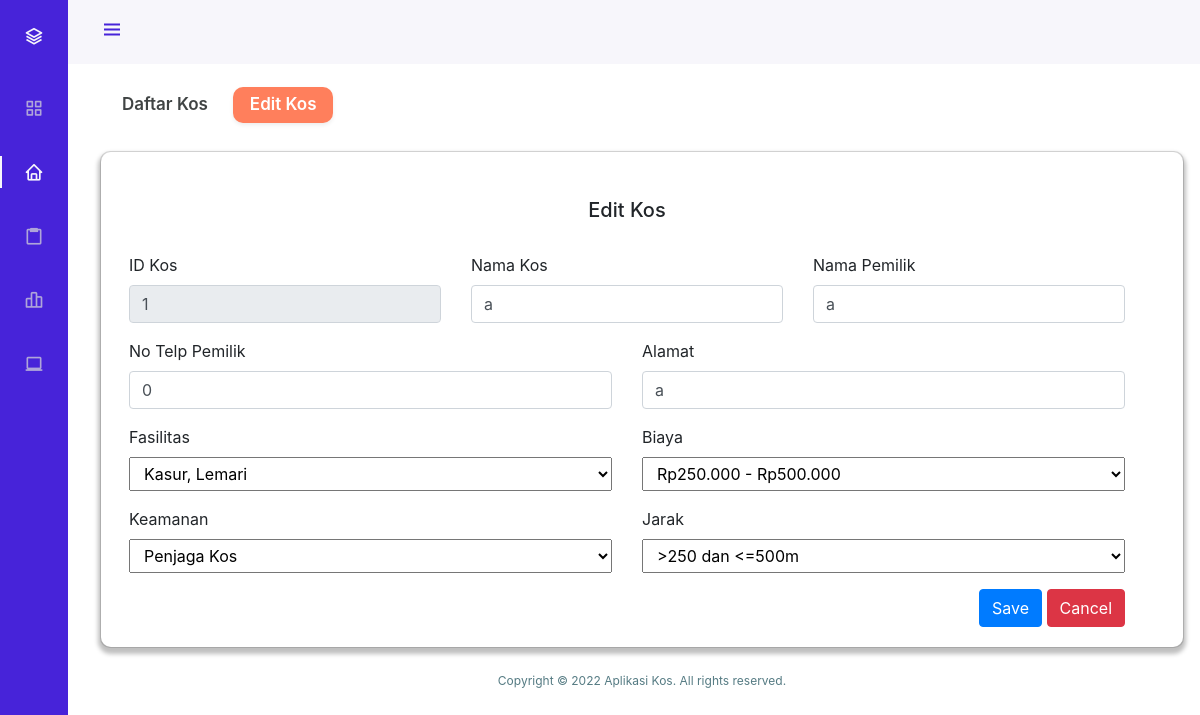
Page /aplikasi/editKos.php?id=1 on the committed database.
### tables this page shows
CREATE TABLE `kos` (
  `id_kos` int(11) NOT NULL,
  `nama_kos` varchar(20) NOT NULL,
  `nama_pemilik` varchar(20) NOT NULL,
  `no_telp` int(11) NOT NULL,
  `alamat` varchar(50) NOT NULL,
  `fasilitas` varchar(50) NOT NULL,
  `biaya` varchar(50) NOT NULL,
  `keamanan` varchar(50) NOT NULL,
  `jarak` varchar(50) NOT NULL
);

### aplikasi/editKos.php (the view, shortened to what this page needs)
<?php
include("connect.php");
if (isset($_GET['id']))
    {
        $kode= ($_GET["id"]);
        $query = "SELECT * FROM kos WHERE id_kos='$kode' ";
        $result = mysqli_query($koneksi, $query);
        $id_kos = mysqli_fetch_assoc($result);
    }
    else
    {
        echo "<script>alert('Masukkan data id.');window.location='bobot.php';</script>";
    }
?>
<!DOCTYPE html>
<html lang="en">
<head>
    <link rel="stylesheet" href="css/style.css">
    <link rel="stylesheet" href="https://cdn.jsdelivr.net/npm/bootstrap@5.0.0-beta1/dist/css/bootstrap.min.css">
    <link rel="stylesheet" href="https://cdn.jsdelivr.net/npm/bootstrap@5.0.0-beta1/dist/js/bootstrap.bundle.min.js">
    <link rel="stylesheet" href="https://cdnjs.cloudflare.com/ajax/libs/jquery/3.2.1/jquery.min.js">
    <link rel="stylesheet" href="https://cdn.jsdelivr.net/npm/boxicons@latest/css/boxicons.min.css">
    <link rel="stylesheet" href="path/to/font-awesome/css/font-awesome.min.css">
    <link rel="stylesheet" href="assets/css/bootstrap.min.css">
    <link rel="stylesheet" href="assets/css/jquery.dataTables.min.css">
    <link rel="stylesheet" href="assets/css/bootstrap-chosen.css">
</head>
<body id="body-pd">
    <header class="header" id="header">
        <div class="header_toggle"> <i class='bx bx-menu' id="header-toggle"></i> </div>
    </header>
    <div class="l-navbar" id="nav-bar" >
        <nav class="nav">
            <div>
                <a href="#" class="nav_logo">
                    <i class='bx bx-layer nav_logo-icon'></i>
                </a>
                <div class="nav_list">
                        <a href="home.php" class="nav_link">
                            <i class='bx bx-grid-alt nav_icon'></i>
                        </a>
                        <a href="daftarKos.php" class="nav_link active">
                            <i class='bx bx-home nav_icon'></i>
                        </a>
                        <a href="bobot.php" class="nav_link">
                            <i class='bx bx-clipboard nav_icon'></i>
                        </a>
                        <a href="nilai.php" class="nav_link">
                            <i class='bx bx-bar-chart-alt-2 nav_icon'></i>
                        </a>
                        <a href="aboutUs.php" class="nav_link">
                            <i class='bx bx-laptop nav_icon'></i>
                        </a>
                </div>
            </div>
        </nav>
    </div>
    <div>
            <div class="row" >
                <nav aria-label="breadcrumb" style="margin-top:75px;">
                    <ol class="breadcrumb" style="background-color:#fff;">
                    <li class="me-3">
                        <a href="bobot.php" class="btn btn-sm" style="font-size: 17px;font-weight:600;color: #404444">Daftar Kos</a>
                    </li>
                    <li class="active" aria-current="page">
                        <a href="addBobot.php" class="btn btn-sm shadow-sm px-3" style="background-color: #ff7f5c; color: #fff; font-weight:600;font-size: 17px; border-radius: 10px;">Edit Kos</a>
                    </li>
                    </ol>
                </nav>
            </div>
            <div class="row">
                <div class="col-12">
                    <div class="card mb-4" style="border-radius: 10px;">
                        <div class="card-body" style="box-shadow: 0px 4px 4px 3px rgba(0, 0, 0, 0.25);border-radius: 10px;">
                            <div class="container-fluid">
                                <form action="editKosBE.php" method="POST">
                                    <div class="row">
                                        <div class="row g-3">
                                            <h5 align="center" style="margin-top:10px;margin-bottom:15px;">Edit Kos</h5>
                                            <div class="col-md-4">
                                            <label for="id_kos">ID Kos</label>
                                            <input type="int" class="form-control" name="id_kos" readonly value="<?php echo $id_kos['id_kos']; ?>" required>
                                            </div>
                                            <div class="col-md-4">
                                            <label for="nama_kos">Nama Kos</label>
                                            <input type="text" class="form-control" name="nama_kos"  value="<?php echo $id_kos['nama_kos']; ?>" required>
                                            </div>
                                            <div class="col-md-4">
                                            <label for="nama_pemilik">Nama Pemilik</label>
                                            <input type="text" class="form-control" name="nama_pemilik"  value="<?php echo $id_kos['nama_pemilik']; ?>" required>
                                            </div>
                                            <div class="col-md-6">
                                            <label for="no_telp">No Telp Pemilik</label>
                                            <input type="text" class="form-control" name="no_telp"  value="<?php echo $id_kos['no_telp']; ?>" required>
                                            </div>
                                            <div class="col-md-6">
                                            <label for="alamat">Alamat</label>
                                            <input type="text" class="form-control" name="alamat"  value="<?php echo $id_kos['alamat']; ?>" required>
                                            </div>
                                            <div class="col-md-6">
                                            <label for="fasilitas">Fasilitas</label>
                                            <select style="padding:5px 10px" class="chosen-select" name="fasilitas" required>
                                            <?php
                                            if ($id_kos['fasilitas']=="1"){
                                                $fasilitas = "Kasur, Lemari";
                                            }
                                            ?>
                                            <option readonly selected value="<?php echo $id_kos["fasilitas"]?>"><?=$fasilitas?></option>;
                                            </select>
                                            </div>
                                            <div class="col-md-6">
                                            <label for="biaya">Biaya</label>
                                            <select style="padding:5px 10px" class="chosen-select" name="biaya" required>
                                            <?php
                                            if ($id_kos['biaya']=="1"){
                                                $biaya = "Lebih dari Rp1.000.000";
                                            }
                                            else if ($id_kos['biaya']=="2"){
                                                $biaya = "Rp500.000 - Rp1.000.000";
                                            }
                                            else if ($id_kos['biaya']=="3"){
                                                $biaya = "Rp250.000 - Rp500.000";
                                            }
                                            else{
                                                $biaya = "Kurang dari Rp250.000";
                                            }
                                            ?>
                                            <option readonly selected value="<?php echo $id_kos["biaya"]?>"><?=$biaya?></option>;
                                            </select>
                                            </div>
                                            <div class="col-md-6">
                                            <label for="keamanan">Keamanan</label>
                                            <select style="padding:5px 10px" class="chosen-select" name="keamanan" required>
                                            <?php
                                            if ($id_kos['keamanan']=="1"){
                                                $keamanan = "Tanggung Jawab Bersama";
                                            }
                                            else if ($id_kos['keamanan']=="2"){
                                                $keamanan = "Tinggal Bersama Pemilik Kos";
                                            }
                                            else if ($id_kos['keamanan']=="3"){
                                                $keamanan = "Penjaga Kos";
                                            }
                                            else{
                                                $keamanan = "Tersedia CCTV";
                                            }
                                            ?>
                                            <option readonly selected value="<?php echo $id_kos["keamanan"]?>"><?=$keamanan?></option>;
                                            </select>
                                            </div>
                                            <div class="col-md-6">
                                            <label for="jarak">Jarak</label>
                                            <select style="padding:5px 10px" class="chosen-select" name="jarak" required>
                                            <?php
                                            if ($id_kos['jarak']=="1"){
                                                $jarak = ">1km";
                                            }
                                            else if ($id_kos['jarak']=="2"){
                                                $jarak = ">500 dan <=1km";
                                            }
                                            else if ($id_kos['jarak']=="3"){
                                                $jarak = ">250 dan <=500m";
                                            }
                                            ?>
                                            <option readonly selected value="<?php echo $id_kos["jarak"]?>"><?=$jarak?></option>;
                                            </select>
                                            </div>
                                            <div align="right" class="col-12">
                                            <input class="btn btn-primary" type="submit" name="simpan" value="Save">
                                            <a class="btn btn-danger" href="?page=data_KK">Cancel</a>
                                            </div>
                                        </div>
                                    </div>
                                </form>
                            </div>
                        </div>
                    </div>
                </div>
            </div>
    </div>
    <div class="footer">
        <p>Copyright &copy 2022 Aplikasi Kos. All rights reserved.</p>
    </div>
</body>
</html>

### aplikasi/css/style.css (style rules this page uses)
:root { --header-height: 3rem; --nav-width: 68px; --first-color: #4723D9; --first-color-light: #AFA5D9; --white-color: #F7F6FB; --body-font: 'Nunito', sans-serif; --normal-font-size: 1rem; --z-fixed: 100 }
.footer { left: 40px; bottom: 0; padding:10px auto; width: 100%; color: #557B83; text-align: center; font-size:12px; }
body { position: relative; margin: var(--header-height) 0 0 0; padding: 0 1rem;font-family: var(--body-font); font-size: var(--normal-font-size);transition: .5s; }
a { text-decoration: none; }
.header { width: 100%; height: var(--header-height); position: fixed; top: 0;left: 0;display: flex; align-items: center; justify-content: space-between; padding: 0 1rem; background-color: var(--white-color); z-index: var(--z-fixed);transition: .5s }
.header_toggle { color: var(--first-color); font-size: 1.5rem;cursor: pointer }
.l-navbar { position: fixed; top: 0; left: -25%; width: var(--nav-width); height: 100vh; background-color: var(--first-color); padding: .5rem 1rem 0 0; transition: .5s; z-index: var(--z-fixed) }
.nav { height: 100%; display: flex; flex-direction: column; justify-content: space-between; overflow: hidden }
.nav_logo, .nav_link { display: grid; grid-template-columns: max-content max-content; align-items: center; column-gap: 1rem; padding: .5rem 0rem .5rem 1.5rem; text-decoration: none; }
.nav_logo { margin-bottom: 2rem }
.nav_logo-icon { font-size: 1.25rem; color: var(--white-color) }
.nav_link { position: relative; color: var(--first-color-light); margin-bottom: 1.5rem; transition: .3s; text-decoration: none; }
.nav_icon { font-size: 1.25rem; text-decoration: none; }
.active { color: var(--white-color) }
.active::before { content: ''; position: absolute; left: 0;width: 2px; height: 32px; background-color: var(--white-color) }
@media screen and (min-width: 768px) { body { margin: calc(var(--header-height) + 1rem) 0 0 0; padding-left: calc(var(--nav-width) + 2rem) } }
@media screen and (min-width: 768px) { .header { height: calc(var(--header-height) + 1rem); padding: 0 2rem 0 calc(var(--nav-width) + 2rem) } }
@media screen and (min-width: 768px) { .l-navbar { left: 0; padding: 1rem 1rem 0 0 } }

### rows in the picture
kos: id_kos "1", nama_kos "a", nama_pemilik "a", no_telp "0", alamat "a", fasilitas "Kasur, Lemari", biaya "Rp250.000 - Rp500.000", keamanan "Penjaga Kos", jarak ">250 dan <=500m"
